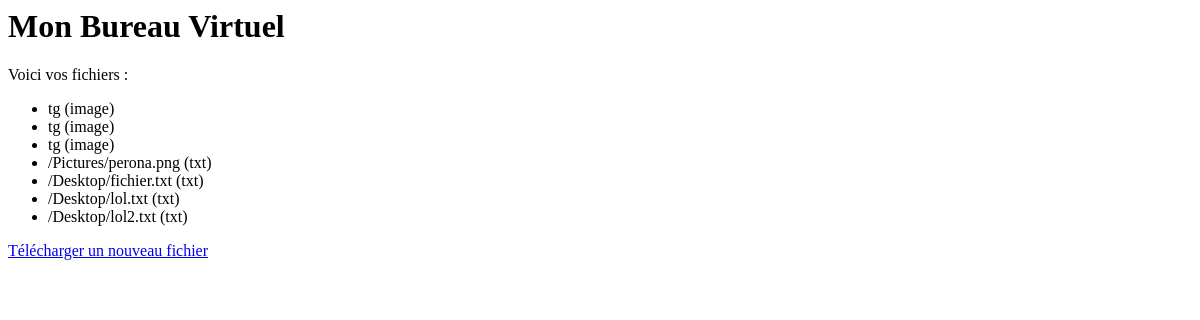
Before: /files/ (signed in) with the older database file.
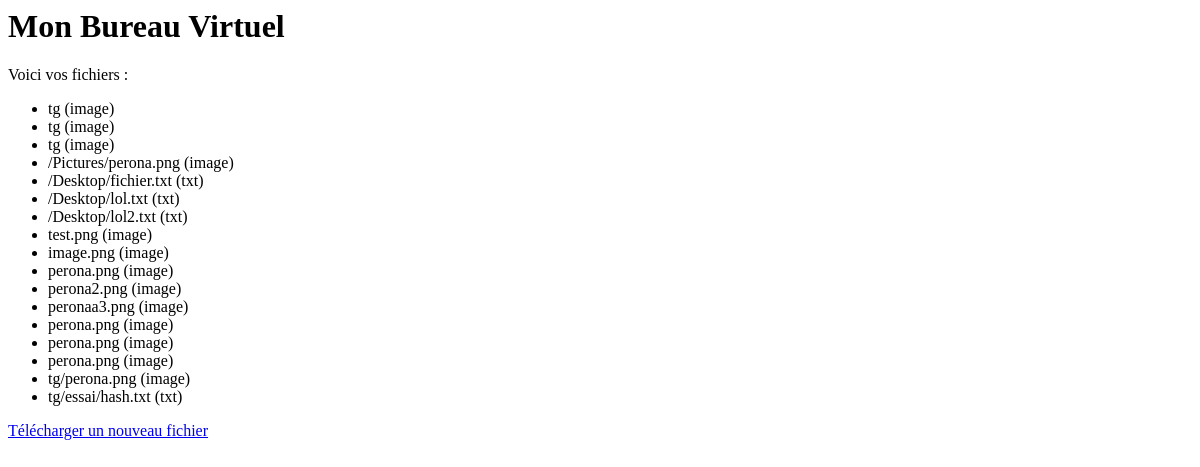
After: the same page with the newer database file.
### files/models.py (models this page shows, shortened)
class File(models.Model):
    name = models.CharField(max_length=255)
    file_type = models.CharField(max_length=50, choices=FILE_TYPE_CHOICES, default='txt')
    file_path = models.CharField(max_length=255, blank=True)
    user = models.ForeignKey(CustomUser, on_delete=models.CASCADE, related_name='files')
    file = models.FileField(upload_to=user_directory_path)

### files/views.py (the view)
# urls.py: path('', views.file_view, name='file_view'),  # Vue de l'explorateur de fichiers
@login_required
def file_view(request):
    files = File.objects.filter(user_id=request.user.id)  # Afficher uniquement les fichiers de l'utilisateur connecté
    return render(request, 'files/file_view.html', {'files': files})

### files/templates/files/file_view.html
{% block content %}
    <h1>Mon Bureau Virtuel</h1>
    <p>Voici vos fichiers :</p>
    <ul>
        {% for file in files %}
            <li>{{ file.name }} ({{ file.file_type }})</li>
        {% empty %}
            <li>Aucun fichier pour l'instant.</li>
        {% endfor %}
    </ul>
    <a href="{% url 'upload_file' %}">Télécharger un nouveau fichier</a>
{% endblock %}

Changed rows visible on the page:
changed File "/Pictures/perona.png": file_type "txt" → "image"
added File: name "test.png", file_type "image"
added File: name "image.png", file_type "image"
added File: name "perona.png", file_type "image"
added File: name "perona2.png", file_type "image"
added File: name "peronaa3.png", file_type "image"
added File: name "perona.png", file_type "image"
added File: name "perona.png", file_type "image"
added File: name "perona.png", file_type "image"
added File: name "tg/perona.png", file_type "image"
added File: name "tg/essai/hash.txt", file_type "txt"
